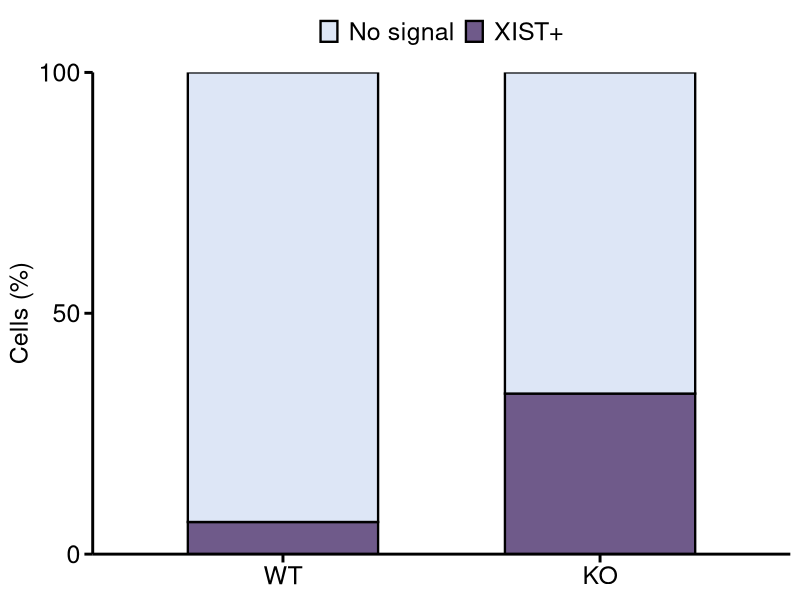
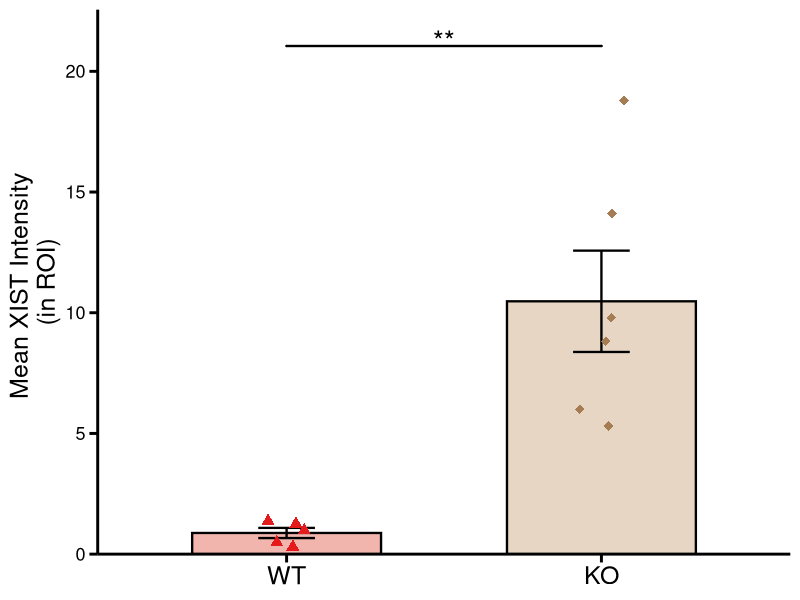
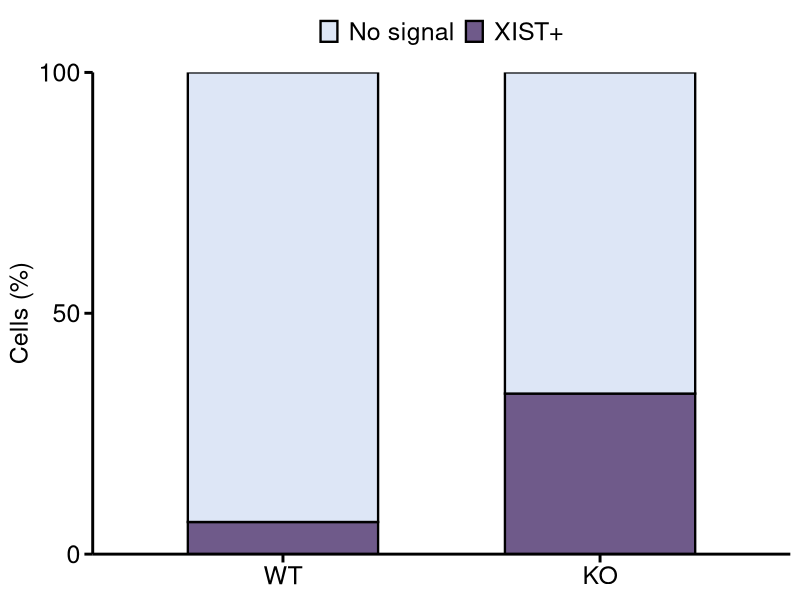
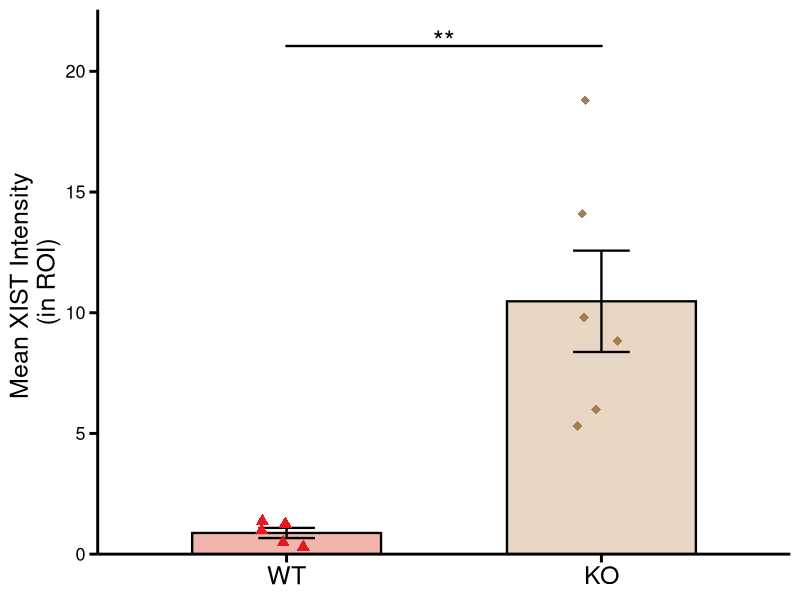

Write the R code that produced these figures, in order.
{
  setwd("~/Library/CloudStorage/OneDrive-Personal/HKU PhD/Figure 4 new/Bar plot 4D") 
  library(tidyverse)
  library(ggplot2)
  library(ggpubr)
  library(svglite)
  library(rstatix)
}

## ---- data (from your table) ----
df <- tribble(
  ~Group, ~`XIST+`, ~`No signal`,
  "WT",      6.67,        93.33,
  "KO",     33.33,        66.67
)

## ---- long format for ggplot ----
df_long <- df %>%
  pivot_longer(cols = c(`XIST+`, `No signal`),
               names_to = "Category",
               values_to = "Percent") %>%
  mutate(
    Group = factor(Group, levels = c("WT", "KO")),
    Category = factor(Category, levels = c("XIST+", "No signal"))
  )
df_long$Category <- factor(
  df_long$Category,
  levels = c("No signal", "XIST+")
)

## ---- colors (GraphPad-ish) ----
fill_cols <- c(
  "XIST+" = "#6F5A8A",  # muted purple
  "No signal"   = "#DDE6F6"   # light blue-grey
)

## ---- plot ----
{
  p <- ggplot(df_long, aes(x = Group, y = Percent, fill = Category)) +
    geom_col(
      width = 0.6,
      color = "black",
      linewidth = 0.8
    ) +
    scale_y_continuous(
      limits = c(0, 100),
      breaks = c(0, 50, 100),
      expand = c(0, 0)
    ) +
    scale_fill_manual(values = fill_cols) +
    labs(
      title = "XIST RNA FISH",
      x = NULL,
      y = "Cells (%)",
      fill = NULL
    ) +
    theme_classic(base_size = 14) +
    theme(
      plot.title = element_blank(),
      axis.title.y = element_text(size = 18),
      axis.text = element_text(color = "black", size = 18),
      axis.line = element_line(linewidth = 1, color = "black"),
      axis.ticks = element_line(linewidth = 1, color = "black"),
      axis.ticks.length = unit(6, "pt"),
      legend.position = "top",
      legend.text = element_text(size = 18),
      legend.key.height = unit(1.0, "lines"),
      legend.key.width  = unit(1, "lines")
    )
  
  p
}

## ---- save (optional) ----
ggsave(
  filename = "RNA_FISH_CellCount_edit.svg",
  plot     = p,
  device   = svglite::svglite,
  width    = 3,
  height   = 3.7,
  units    = "in"
)


## ===============================
## RNA FISH intensity
## ===============================
{
  ## Data (from your table) ----
  df1 <- tibble(
    Group = c(rep("WT", 5), rep("KO", 6)),
    Value = c(
      480.663, 297.429, 1370.301, 1254.919, 979.370,      # WT
      18794.250, 6003.658, 9795.600, 14099.749, 5316.839, 8828.703  # KO
    )
  ) %>%
    mutate(Group = factor(Group, levels = c("WT", "KO")),
           Value_div_1000 = Value / 1000)  # Create a new column with values divided by 1000
  
  ## ===============================
  ## Colors (filled bars; GraphPad-like) ----
  {
    wt_fill <- "#F2B5AE"   # light red fill
    wt_pt   <- "#E41A1C"   # red points
    
    ko_fill <- "#E6D6C3"   # light brown fill
    ko_pt   <- "#A67C52"   # brown points
  }
  
  ## ===============================
  ## Summary for bars (mean ± SEM) ----
  sum_df <- df1 %>%
    group_by(Group) %>%
    summarise(
      mean = mean(Value_div_1000, na.rm = TRUE),  # Use new column
      sem  = sd(Value_div_1000, na.rm = TRUE) / sqrt(sum(!is.na(Value_div_1000))),
      .groups = "drop"
    )
  
  ## ===============================
  ## Stats (rstatix -> stat_pvalue_manual) ----
  {
    stat_test <- df1 %>%
      t_test(Value_div_1000 ~ Group) %>%  # Use new column
      add_significance("p") %>%
      add_xy_position(x = "Group")   # creates xmin/xmax
    
    # set annotation height nicely above the highest point
    y_max <- max(df1$Value_div_1000, na.rm = TRUE)  # Use new column
    stat_test$y.position <- y_max * 1.12
  }
}

## ===============================
## Plot (match monoallelic aesthetics) ----
{
  p <- ggplot() +
    ## bars (mean) - black border like monoallelic plot
    geom_col(
      data = sum_df,
      aes(x = Group, y = mean, fill = Group),
      width = 0.6,
      color = "black",
      linewidth = 0.8
    ) +
    ## error bars (SEM)
    geom_errorbar(
      data = sum_df,
      aes(x = Group, ymin = mean - sem, ymax = mean + sem),
      width = 0.18,
      linewidth = 0.8,
      color = "black"
    ) +
    ## points: WT triangles, KO diamonds (all data points shown)
    geom_jitter(
      data = df1 %>% filter(Group == "WT"),
      aes(x = Group, y = Value_div_1000),  # Use new column
      shape = 17, size = 3,
      color = wt_pt,
      width = 0.08, height = 0
    ) +
    geom_jitter(
      data = df1 %>% filter(Group == "KO"),
      aes(x = Group, y = Value_div_1000),  # Use new column
      shape = 18, size = 3,
      color = ko_pt,
      width = 0.08, height = 0
    ) +
    ## fills
    scale_fill_manual(values = c(WT = wt_fill, KO = ko_fill), guide = "none") +
    ## axes / labels (GraphPad-ish, like monoallelic plot)
    labs(
      title = "XIST Intensity",
      x = NULL,
      y = "Mean XIST Intensity \n(in ROI)"
    ) +
    scale_y_continuous(
      limits = c(0, y_max * 1.20),
      breaks = c(0, 5, 10, 15, 20),  # Adjust as needed
      expand = c(0, 0)
    ) +
    theme_classic(base_size = 14) +
    theme(
      plot.title = element_blank(),
      axis.title.y = element_text(size = 18),
      axis.text.x = element_text(color = "black", size = 18),
      axis.text.y = element_text(color = "black", size = 13),
      axis.line = element_line(linewidth = 1, color = "black"),
      axis.ticks = element_line(linewidth = 1, color = "black"),
      axis.ticks.length = unit(6, "pt")
    ) +
    ## significance (stat_pvalue_manual, no tips)
    stat_pvalue_manual(
      stat_test,
      label = "p.signif",
      tip.length = 0,
      bracket.size = 0.8,
      label.size = 7
    )
  
  p
}


ggsave(
  filename = "RNA_FISH_Intensity_edit.svg",
  plot     = p,
  device   = svglite::svglite,
  width    = 3,
  height   = 3.7,
  units    = "in"
)
